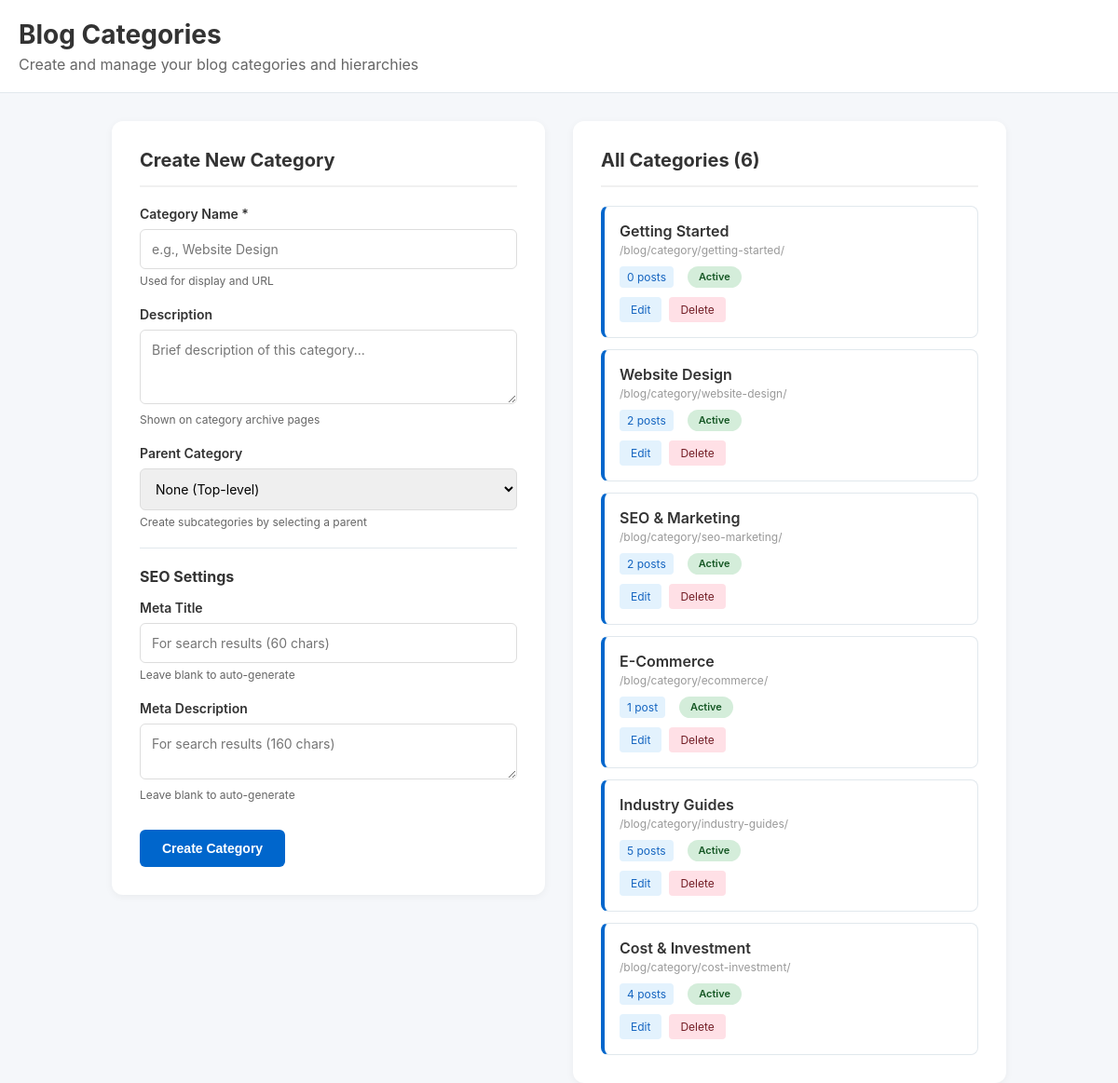
/admin/blog/categories.php, run on an earlier commit of the app's database.
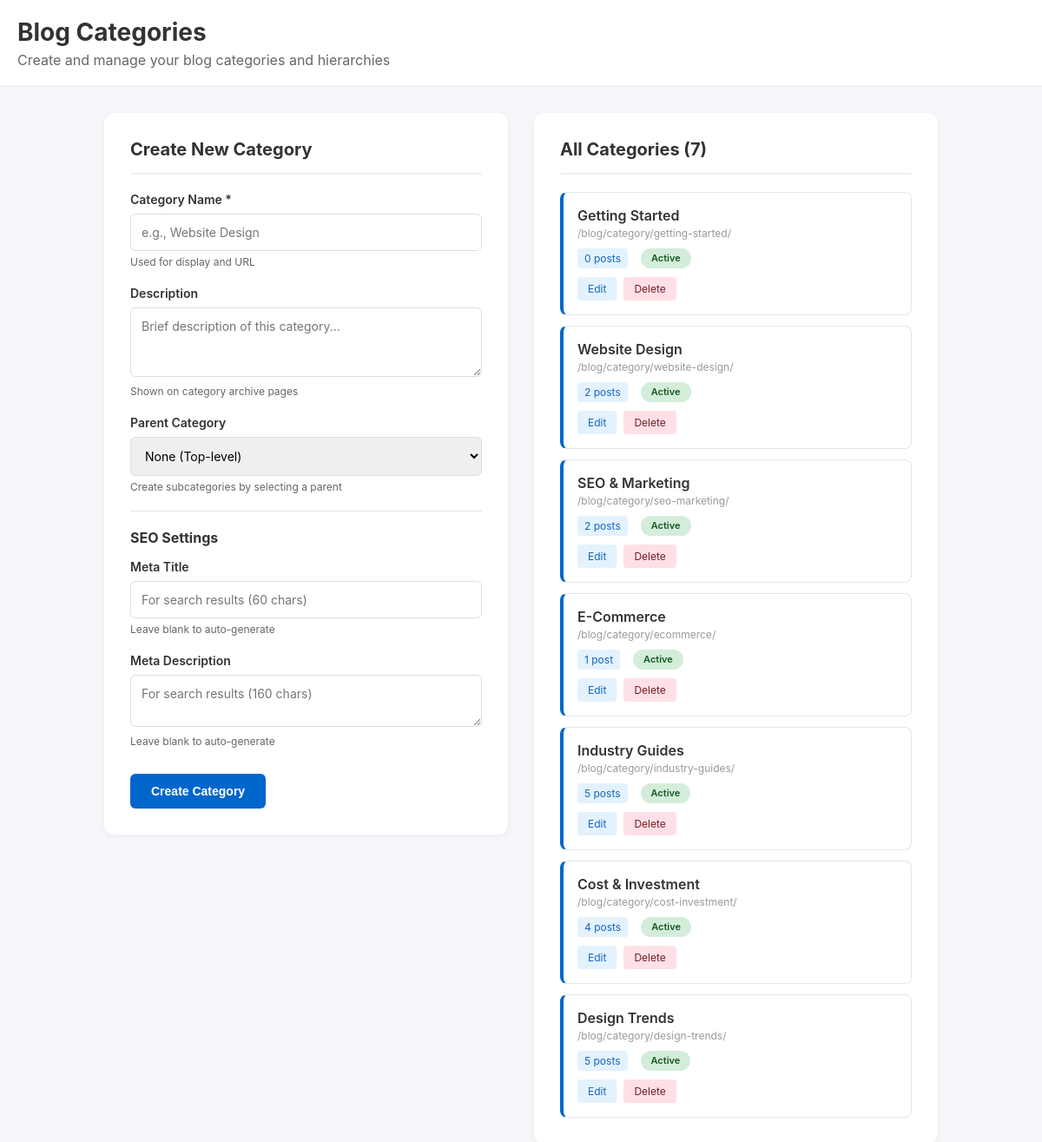
And on a later commit of the database.
### tables this page shows
CREATE TABLE blog_categories (
                    id INTEGER PRIMARY KEY AUTOINCREMENT,
                    name TEXT NOT NULL,
                    slug TEXT NOT NULL UNIQUE,
                    description TEXT,
                    meta_title TEXT,
                    meta_description TEXT,
                    parent_id INTEGER DEFAULT NULL,
                    display_order INTEGER DEFAULT 0,
                    is_active INTEGER DEFAULT 1,
                    created_at DATETIME DEFAULT CURRENT_TIMESTAMP,
                    updated_at DATETIME DEFAULT CURRENT_TIMESTAMP,
                    FOREIGN KEY (parent_id) REFERENCES blog_categories(id) ON DELETE SET NULL
                );

### includes/blog/BlogCategory.php (called while the page is built, shortened)
<?php
class BlogCategory
{
    protected $db;
    public function __construct($db)
    {
        $this->db = $db;
    }
    public function getWithPostCount($activeOnly = true)
    {
        $where = $activeOnly ? "WHERE c.is_active = 1" : "";
        $stmt = $this->db->query("
            SELECT c.*, COUNT(p.id) as post_count
            FROM blog_categories c
            LEFT JOIN blog_posts p ON c.id = p.category_id AND p.status = 'published'
            $where
            GROUP BY c.id
            ORDER BY c.display_order ASC, c.name ASC
        ");
        return $stmt->fetchAll(PDO::FETCH_ASSOC);
    }
}

### admin/blog/categories.php (the view, shortened to what the changed rows need)
<?php
require_once __DIR__ . '/../../includes/functions.php';
require_once __DIR__ . '/../../includes/blog/BlogCategory.php';
$db = getDb();
$blogCategory = new BlogCategory($db);
$categories = $blogCategory->getWithPostCount(false);
$pageTitle = 'Blog Categories';
?>
<!DOCTYPE html>
<html lang="en">
<head>
</head>
<body>
    <div class="header">
        <h1><?php echo htmlspecialchars($pageTitle); ?></h1>
    </div>
    <div class="container">
        <div class="grid">
            <div>
                <div class="form-card">
                    <div class="form-title">All Categories (<?php echo count($categories); ?>)</div>
                    <?php if (empty($categories)): ?>
                        <div class="empty-state">
                            <h3>No categories yet</h3>
                            <p>Create your first category using the form on the left.</p>
                        </div>
                    <?php else: ?>
                        <div class="categories-list">
                            <?php foreach ($categories as $cat): ?>
                                <div class="category-item <?php echo $cat['parent_id'] ? 'category-indent' : 'parent'; ?>">
                                    <div class="category-header">
                                        <div>
                                            <div class="category-name"><?php echo htmlspecialchars($cat['name']); ?></div>
                                            <div class="category-slug">/blog/category/<?php echo htmlspecialchars($cat['slug']); ?>/</div>
                                            <div class="category-meta">
                                                <span class="category-badge"><?php echo (int)$cat['post_count']; ?> post<?php echo $cat['post_count'] !== 1 ? 's' : ''; ?></span>
                                                <span class="category-status <?php echo $cat['is_active'] ? 'status-active' : 'status-inactive'; ?>">
                                                    <?php echo $cat['is_active'] ? 'Active' : 'Inactive'; ?>
                                                </span>
                                            </div>
                                        </div>
                                    </div>
                                    <div class="category-actions" style="margin-top: 10px;">
                                        <a href="?edit=<?php echo $cat['id']; ?>" class="edit">Edit</a>
                                        <a href="#" class="delete" onclick="if(confirm('Delete this category? Posts will be unassigned.')) {
                                            const form = document.createElement('form');
                                            form.method='POST';
                                            form.innerHTML='<input type=hidden name=action value=delete><input type=hidden name=id value=<?php echo $cat['id']; ?>>';
                                            document.body.appendChild(form);
                                            form.submit();
                                        } return false;">Delete</a>
                                    </div>
                                </div>
                            <?php endforeach; ?>
                        </div>
                    <?php endif; ?>
                </div>
            </div>
        </div>
    </div>
</body>
</html>

What changed in the data, as far as the page shows it:
added blog_categories: name "Design Trends", slug "design-trends", post_count "5", is_active "Active", $cat['id'] 8 (drawn)
Also different on the page:
count($categories): "6" → "7"
